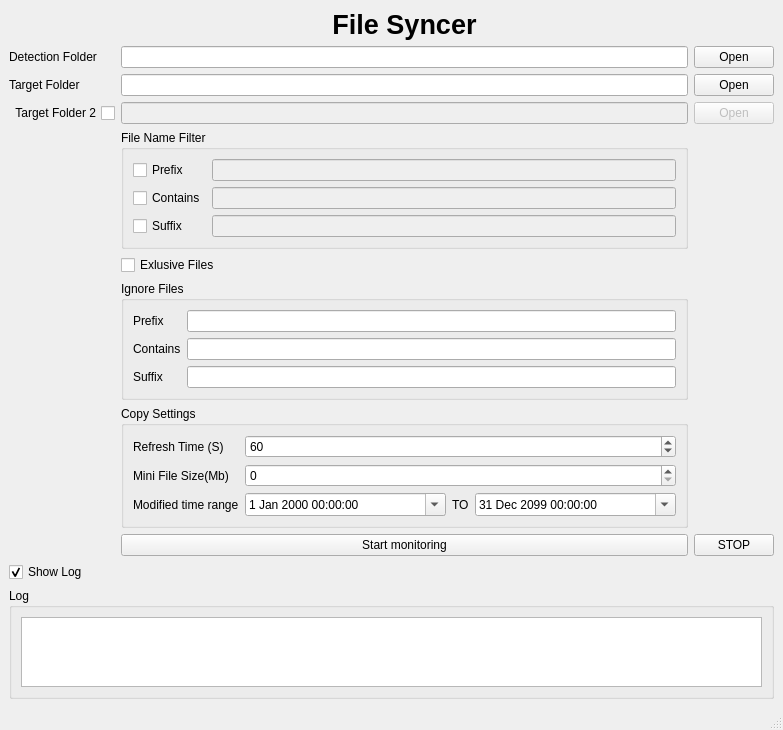
<?xml version="1.0" encoding="UTF-8"?>
<ui version="4.0">
 <class>MainWindow</class>
 <widget class="QMainWindow" name="MainWindow">
  <property name="geometry">
   <rect>
    <x>0</x>
    <y>0</y>
    <width>783</width>
    <height>705</height>
   </rect>
  </property>
  <property name="windowTitle">
   <string>File Syncer</string>
  </property>
  <widget class="QWidget" name="centralwidget">
   <layout class="QGridLayout" name="gridLayout_5">
    <item row="0" column="0">
     <layout class="QGridLayout" name="gridLayout">
      <item row="1" column="0">
       <widget class="QLabel" name="label">
        <property name="text">
         <string>Detection Folder</string>
        </property>
       </widget>
      </item>
      <item row="0" column="1">
       <widget class="QLabel" name="label_2">
        <property name="sizePolicy">
         <sizepolicy hsizetype="Preferred" vsizetype="Fixed">
          <horstretch>0</horstretch>
          <verstretch>0</verstretch>
         </sizepolicy>
        </property>
        <property name="font">
         <font>
          <pointsize>20</pointsize>
          <weight>75</weight>
          <bold>true</bold>
         </font>
        </property>
        <property name="text">
         <string>File Syncer</string>
        </property>
        <property name="alignment">
         <set>Qt::AlignCenter</set>
        </property>
       </widget>
      </item>
      <item row="8" column="2">
       <widget class="QPushButton" name="pushButton_stop">
        <property name="text">
         <string>STOP</string>
        </property>
       </widget>
      </item>
      <item row="3" column="1">
       <widget class="QLineEdit" name="lineEdit_target_folder_2">
        <property name="enabled">
         <bool>false</bool>
        </property>
       </widget>
      </item>
      <item row="1" column="2">
       <widget class="QPushButton" name="pushButton_open_detection_folder">
        <property name="text">
         <string>Open</string>
        </property>
       </widget>
      </item>
      <item row="1" column="1">
       <widget class="QLineEdit" name="lineEdit_srouce_folder"/>
      </item>
      <item row="10" column="0" colspan="3">
       <widget class="QGroupBox" name="groupBox">
        <property name="title">
         <string>Log</string>
        </property>
        <layout class="QGridLayout" name="gridLayout_2">
         <item row="0" column="0">
          <widget class="QPlainTextEdit" name="plainTextEdit_log"/>
         </item>
        </layout>
       </widget>
      </item>
      <item row="2" column="1">
       <widget class="QLineEdit" name="lineEdit_target_folder_1"/>
      </item>
      <item row="2" column="2">
       <widget class="QPushButton" name="pushButton_open_target_foler_1">
        <property name="text">
         <string>Open</string>
        </property>
       </widget>
      </item>
      <item row="9" column="0">
       <widget class="QCheckBox" name="checkBox_show_log">
        <property name="text">
         <string>Show Log</string>
        </property>
        <property name="checked">
         <bool>true</bool>
        </property>
       </widget>
      </item>
      <item row="4" column="1">
       <widget class="QGroupBox" name="groupBox_2">
        <property name="title">
         <string>File Name Filter</string>
        </property>
        <layout class="QGridLayout" name="gridLayout_3">
         <item row="0" column="0">
          <widget class="QCheckBox" name="checkBox_enable_file_name_prefix">
           <property name="text">
            <string>Prefix </string>
           </property>
          </widget>
         </item>
         <item row="0" column="1">
          <widget class="QLineEdit" name="lineEdit_file_name_prefix">
           <property name="enabled">
            <bool>false</bool>
           </property>
          </widget>
         </item>
         <item row="1" column="0">
          <widget class="QCheckBox" name="checkBox_enable_file_name_contains">
           <property name="text">
            <string>Contains</string>
           </property>
          </widget>
         </item>
         <item row="1" column="1">
          <widget class="QLineEdit" name="lineEdit_file_name_contains">
           <property name="enabled">
            <bool>false</bool>
           </property>
          </widget>
         </item>
         <item row="2" column="0">
          <widget class="QCheckBox" name="checkBox_enable_file_name_suffix">
           <property name="text">
            <string>Suffix</string>
           </property>
          </widget>
         </item>
         <item row="2" column="1">
          <widget class="QLineEdit" name="lineEdit_file_name_suffix">
           <property name="enabled">
            <bool>false</bool>
           </property>
          </widget>
         </item>
        </layout>
       </widget>
      </item>
      <item row="2" column="0">
       <widget class="QLabel" name="label_3">
        <property name="text">
         <string>Target Folder</string>
        </property>
       </widget>
      </item>
      <item row="3" column="0">
       <widget class="QCheckBox" name="checkBox_enable_target_2_folder">
        <property name="sizePolicy">
         <sizepolicy hsizetype="Minimum" vsizetype="Fixed">
          <horstretch>0</horstretch>
          <verstretch>0</verstretch>
         </sizepolicy>
        </property>
        <property name="layoutDirection">
         <enum>Qt::RightToLeft</enum>
        </property>
        <property name="text">
         <string>Target Folder 2</string>
        </property>
       </widget>
      </item>
      <item row="7" column="1">
       <widget class="QGroupBox" name="groupBox_3">
        <property name="title">
         <string>Copy Settings</string>
        </property>
        <layout class="QGridLayout" name="gridLayout_4">
         <item row="1" column="1">
          <widget class="QSpinBox" name="spinBox_mini_file_size">
           <property name="maximum">
            <number>999999999</number>
           </property>
          </widget>
         </item>
         <item row="0" column="0">
          <widget class="QLabel" name="label_4">
           <property name="sizePolicy">
            <sizepolicy hsizetype="Maximum" vsizetype="Preferred">
             <horstretch>0</horstretch>
             <verstretch>0</verstretch>
            </sizepolicy>
           </property>
           <property name="text">
            <string>Refresh Time (S)</string>
           </property>
          </widget>
         </item>
         <item row="0" column="1">
          <widget class="QSpinBox" name="spinBox_refresh_time">
           <property name="maximum">
            <number>999999</number>
           </property>
           <property name="value">
            <number>60</number>
           </property>
           <property name="displayIntegerBase">
            <number>10</number>
           </property>
          </widget>
         </item>
         <item row="1" column="0">
          <widget class="QLabel" name="label_5">
           <property name="text">
            <string>Mini File Size(Mb)</string>
           </property>
          </widget>
         </item>
         <item row="2" column="0">
          <widget class="QLabel" name="label_6">
           <property name="text">
            <string>Modified time range</string>
           </property>
          </widget>
         </item>
         <item row="2" column="1">
          <layout class="QHBoxLayout" name="horizontalLayout">
           <item>
            <widget class="QDateTimeEdit" name="dateTimeEdit_file_start_time">
             <property name="date">
              <date>
               <year>2000</year>
               <month>1</month>
               <day>1</day>
              </date>
             </property>
             <property name="calendarPopup">
              <bool>true</bool>
             </property>
            </widget>
           </item>
           <item>
            <widget class="QLabel" name="label_7">
             <property name="sizePolicy">
              <sizepolicy hsizetype="Maximum" vsizetype="Preferred">
               <horstretch>0</horstretch>
               <verstretch>0</verstretch>
              </sizepolicy>
             </property>
             <property name="text">
              <string>TO</string>
             </property>
            </widget>
           </item>
           <item>
            <widget class="QDateTimeEdit" name="dateTimeEdit_file_end_time">
             <property name="date">
              <date>
               <year>2099</year>
               <month>12</month>
               <day>31</day>
              </date>
             </property>
             <property name="currentSection">
              <enum>QDateTimeEdit::YearSection</enum>
             </property>
             <property name="calendarPopup">
              <bool>true</bool>
             </property>
            </widget>
           </item>
          </layout>
         </item>
        </layout>
       </widget>
      </item>
      <item row="8" column="1">
       <widget class="QPushButton" name="pushButton_start">
        <property name="text">
         <string>Start monitoring</string>
        </property>
       </widget>
      </item>
      <item row="3" column="2">
       <widget class="QPushButton" name="pushButton_open_target_foler_2">
        <property name="enabled">
         <bool>false</bool>
        </property>
        <property name="text">
         <string>Open</string>
        </property>
       </widget>
      </item>
      <item row="5" column="1">
       <widget class="QCheckBox" name="checkBox_ignore_files">
        <property name="text">
         <string>Exlusive Files</string>
        </property>
       </widget>
      </item>
      <item row="6" column="1">
       <widget class="QGroupBox" name="groupBox_4">
        <property name="title">
         <string>Ignore Files</string>
        </property>
        <layout class="QGridLayout" name="gridLayout_6">
         <item row="0" column="1">
          <widget class="QLineEdit" name="lineEdit_ignore_prefix">
           <property name="enabled">
            <bool>true</bool>
           </property>
          </widget>
         </item>
         <item row="1" column="1">
          <widget class="QLineEdit" name="lineEdit_ignore_contains">
           <property name="enabled">
            <bool>true</bool>
           </property>
          </widget>
         </item>
         <item row="2" column="1">
          <widget class="QLineEdit" name="lineEdit_ignore_suffix">
           <property name="enabled">
            <bool>true</bool>
           </property>
          </widget>
         </item>
         <item row="0" column="0">
          <widget class="QLabel" name="label_8">
           <property name="text">
            <string>Prefix </string>
           </property>
          </widget>
         </item>
         <item row="1" column="0">
          <widget class="QLabel" name="label_9">
           <property name="text">
            <string>Contains</string>
           </property>
          </widget>
         </item>
         <item row="2" column="0">
          <widget class="QLabel" name="label_10">
           <property name="text">
            <string>Suffix</string>
           </property>
          </widget>
         </item>
        </layout>
       </widget>
      </item>
     </layout>
    </item>
   </layout>
  </widget>
  <widget class="QMenuBar" name="menubar">
   <property name="geometry">
    <rect>
     <x>0</x>
     <y>0</y>
     <width>783</width>
     <height>21</height>
    </rect>
   </property>
  </widget>
  <widget class="QStatusBar" name="statusbar"/>
 </widget>
 <resources/>
 <connections>
  <connection>
   <sender>checkBox_enable_target_2_folder</sender>
   <signal>clicked(bool)</signal>
   <receiver>lineEdit_target_folder_2</receiver>
   <slot>setEnabled(bool)</slot>
   <hints>
    <hint type="sourcelabel">
     <x>62</x>
     <y>133</y>
    </hint>
    <hint type="destinationlabel">
     <x>195</x>
     <y>133</y>
    </hint>
   </hints>
  </connection>
  <connection>
   <sender>checkBox_enable_target_2_folder</sender>
   <signal>clicked(bool)</signal>
   <receiver>pushButton_open_target_foler_2</receiver>
   <slot>setEnabled(bool)</slot>
   <hints>
    <hint type="sourcelabel">
     <x>35</x>
     <y>142</y>
    </hint>
    <hint type="destinationlabel">
     <x>772</x>
     <y>150</y>
    </hint>
   </hints>
  </connection>
  <connection>
   <sender>checkBox_enable_file_name_prefix</sender>
   <signal>clicked(bool)</signal>
   <receiver>lineEdit_file_name_prefix</receiver>
   <slot>setEnabled(bool)</slot>
   <hints>
    <hint type="sourcelabel">
     <x>144</x>
     <y>187</y>
    </hint>
    <hint type="destinationlabel">
     <x>243</x>
     <y>186</y>
    </hint>
   </hints>
  </connection>
  <connection>
   <sender>checkBox_enable_file_name_contains</sender>
   <signal>clicked(bool)</signal>
   <receiver>lineEdit_file_name_contains</receiver>
   <slot>setEnabled(bool)</slot>
   <hints>
    <hint type="sourcelabel">
     <x>135</x>
     <y>211</y>
    </hint>
    <hint type="destinationlabel">
     <x>199</x>
     <y>211</y>
    </hint>
   </hints>
  </connection>
  <connection>
   <sender>checkBox_enable_file_name_suffix</sender>
   <signal>clicked(bool)</signal>
   <receiver>lineEdit_file_name_suffix</receiver>
   <slot>setEnabled(bool)</slot>
   <hints>
    <hint type="sourcelabel">
     <x>149</x>
     <y>238</y>
    </hint>
    <hint type="destinationlabel">
     <x>223</x>
     <y>238</y>
    </hint>
   </hints>
  </connection>
  <connection>
   <sender>checkBox_show_log</sender>
   <signal>clicked(bool)</signal>
   <receiver>groupBox</receiver>
   <slot>setVisible(bool)</slot>
   <hints>
    <hint type="sourcelabel">
     <x>66</x>
     <y>551</y>
    </hint>
    <hint type="destinationlabel">
     <x>77</x>
     <y>660</y>
    </hint>
   </hints>
  </connection>
  <connection>
   <sender>checkBox_ignore_files</sender>
   <signal>clicked(bool)</signal>
   <receiver>groupBox_4</receiver>
   <slot>setVisible(bool)</slot>
   <hints>
    <hint type="sourcelabel">
     <x>152</x>
     <y>281</y>
    </hint>
    <hint type="destinationlabel">
     <x>152</x>
     <y>302</y>
    </hint>
   </hints>
  </connection>
 </connections>
</ui>
